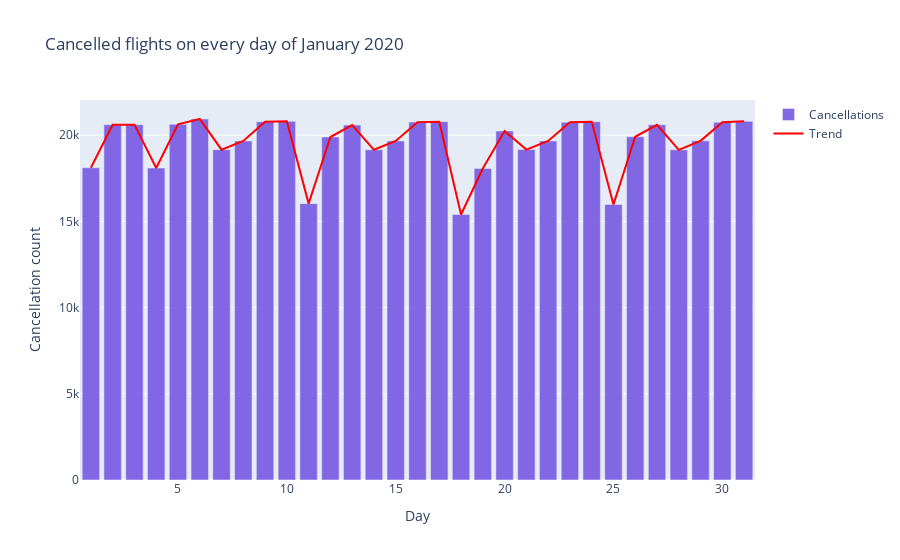

Source (notebook cell):
### Code cell
plot1 = df_20.groupby('DAY_OF_MONTH')['CANCELLED'].count()
fig = go.Figure()

fig.add_trace(go.Bar(x=plot1.index, y=plot1.values, name='Cancellations',opacity=0.9,marker_color='#7759e3'))
fig.add_trace(go.Scatter(x=plot1.index, y=plot1.values, line=dict(color='red'), name='Trend'))

fig.update_layout(
    title="Cancelled flights on every day of January 2020",
    xaxis_title="Day",
    yaxis_title="Cancellation count",
)

fig.show()

### Figure 1 — Plotly figure (JSON) as saved in the notebook; plotly's stock layout.template omitted (floating-point values rounded to 4 significant figures)
{"data": [{"marker": {"color": "#7759e3"}, "name": "Cancellations", "opacity": 0.9, "type": "bar", "x": [1, 2, 3, 4, 5, 6, 7, 8, 9, 10, 11, 12, 13, 14, 15, 16, 17, 18, 19, 20, 21, 22, 23, 24, 25, 26, 27, 28, 29, 30, 31], "y": [18114, 20612, 20616, 18099, 20632, 20943, 19164, 19670, 20789, 20810, 16033, 19897, 20589, 19156, 19669, 20762, 20788, 15404, 18066, 20248, 19169, 19671, 20756, 20789, 15984, 19911, 20609, 19155, 19675, 20757, 20809]}, {"line": {"color": "red"}, "name": "Trend", "type": "scatter", "x": [1, 2, 3, 4, 5, 6, 7, 8, 9, 10, 11, 12, 13, 14, 15, 16, 17, 18, 19, 20, 21, 22, 23, 24, 25, 26, 27, 28, 29, 30, 31], "y": [18114, 20612, 20616, 18099, 20632, 20943, 19164, 19670, 20789, 20810, 16033, 19897, 20589, 19156, 19669, 20762, 20788, 15404, 18066, 20248, 19169, 19671, 20756, 20789, 15984, 19911, 20609, 19155, 19675, 20757, 20809]}], "layout": {"title": {"text": "Cancelled flights on every day of January 2020"}, "xaxis": {"title": {"text": "Day"}}, "yaxis": {"title": {"text": "Cancellation count"}}}}
